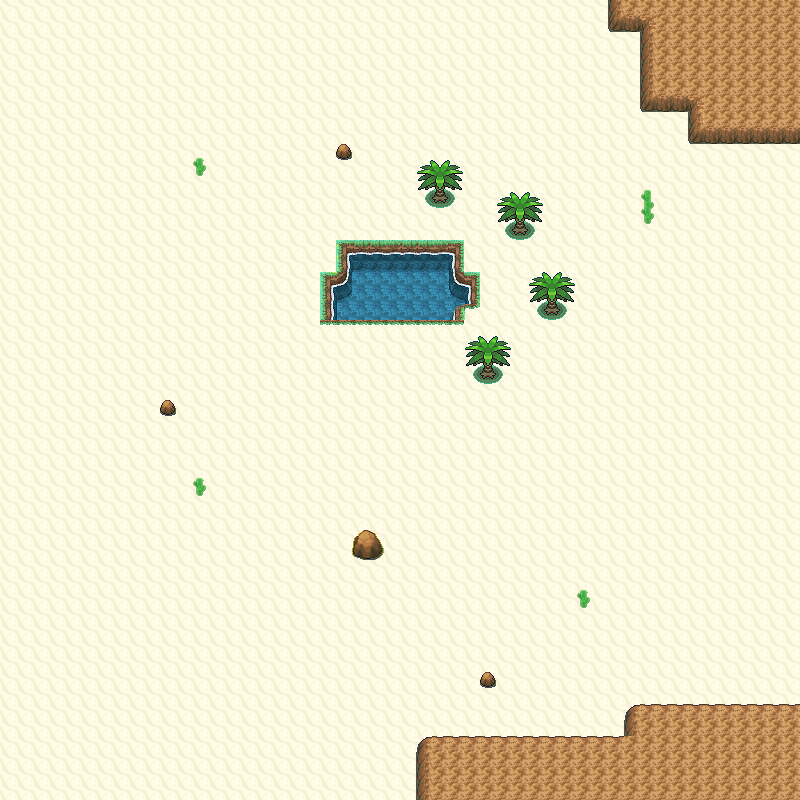

Tiled map render using the project's own tile images. Description and the map definition, with tile-layer contents summarised, below:
An orthogonal 50x50 tile map with 16x16 px tiles, 5 tile layers (Grass, Walkable, Water, Collisions, ...), 7 tilesets.

<map version="1.0" orientation="orthogonal" width="50" height="50" tilewidth="16" tileheight="16">
 <properties>
  <property name="dayPokemonChances" value="Cacnea,20;Baltoy,20;Claydol,10;Cacturne,20;Sandshrew,10;Sandslash,20;" />
  <property name="dayPokemonLevels" value="35-35;35-35;65-65;65-65;35-35;65-65;" />
  <property name="fishPokemonChances" value="Magikarp,80;Staryu,20;" />
  <property name="fishPokemonLevels" value="20-20;25-40;" />
  <property name="isCave" value="false" />
  <property name="nightPokemonChances" value="Cacnea,20;Baltoy,20;Claydol,10;Cacturne,20;Sandshrew,10;Sandslash,20;" />
  <property name="nightPokemonLevels" value="35-35;35-35;65-65;65-65;35-35;65-65;" />
  <property name="pvp" value="yes" />
  <property name="waterPokemonChances" value="Goldeen,30;Magikarp,20;Psyduck,30;Golduck,20;" />
  <property name="waterPokemonLevels" value="25-40;20-20;25-40;40-40;" />
  <property name="wildProbability" value="4" />
  <property name="xOffsetModifier" value="0" />
  <property name="yOffsetModifier" value="0" />
 </properties>
 <tileset firstgid="1" source="Cliffs01.tsx" />
 <tileset firstgid="231" source="Cliffs02.tsx" />
 <tileset firstgid="343" source="SinnohInteriorSet1.tsx" />
 <tileset firstgid="2711" source="Water02.tsx" />
 <tileset firstgid="2903" source="Orre Tileset 1.tsx" />
 <tileset firstgid="3986" source="Water02.tsx" />
 <tileset firstgid="4178" source="Trees2.tsx" />
 <layer name="Grass" width="50" height="50">
  <data>[2500 cells, 2455 non-empty, 1 distinct tile ids]</data>
 </layer>
 <layer name="Walkable" width="50" height="50">
  <data>[2500 cells, 34 non-empty, 6 distinct tile ids]</data>
 </layer>
 <layer name="Water" width="50" height="50">
  <data>[2500 cells, 46 non-empty, 21 distinct tile ids]</data>
 </layer>
 <layer name="Collisions" width="50" height="50">
  <data>[2500 cells, 225 non-empty, 16 distinct tile ids]</data>
 </layer>
 <layer name="WalkBehind" width="50" height="50">
  <data>[2500 cells, 29 non-empty, 8 distinct tile ids]</data>
 </layer>
</map>
